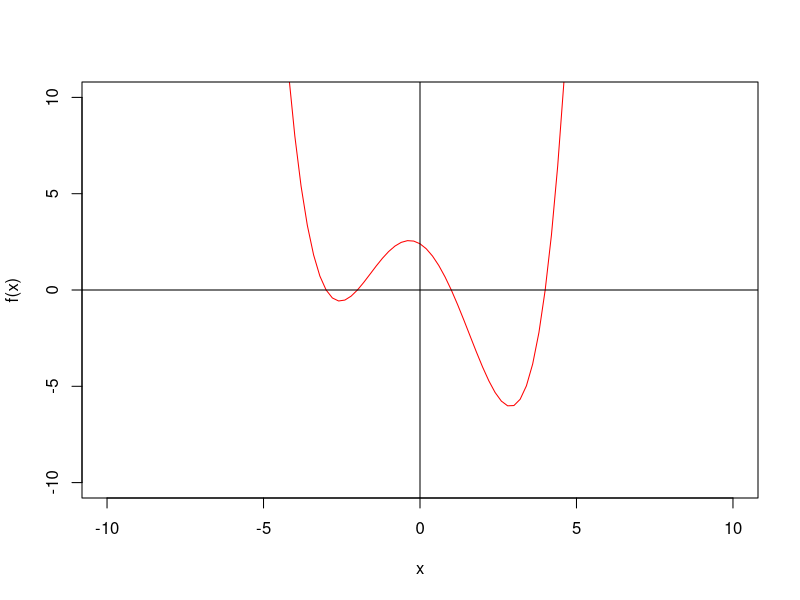

Write R code to recreate this figure.

# 7. 그래프 그리기

library(dplyr)
library(magrittr)

f <- function(x) (x^4 - 15*x^2 - 10*x + 24) / 10

my.graph <- function(func, length) {
  plot (func, xlim=c(-length, length), ylim=c(-length, length), col="red", xlab="x", ylab="f(x)")
  abline(v=0, h=0)  
}

my.graph(f, 10)
